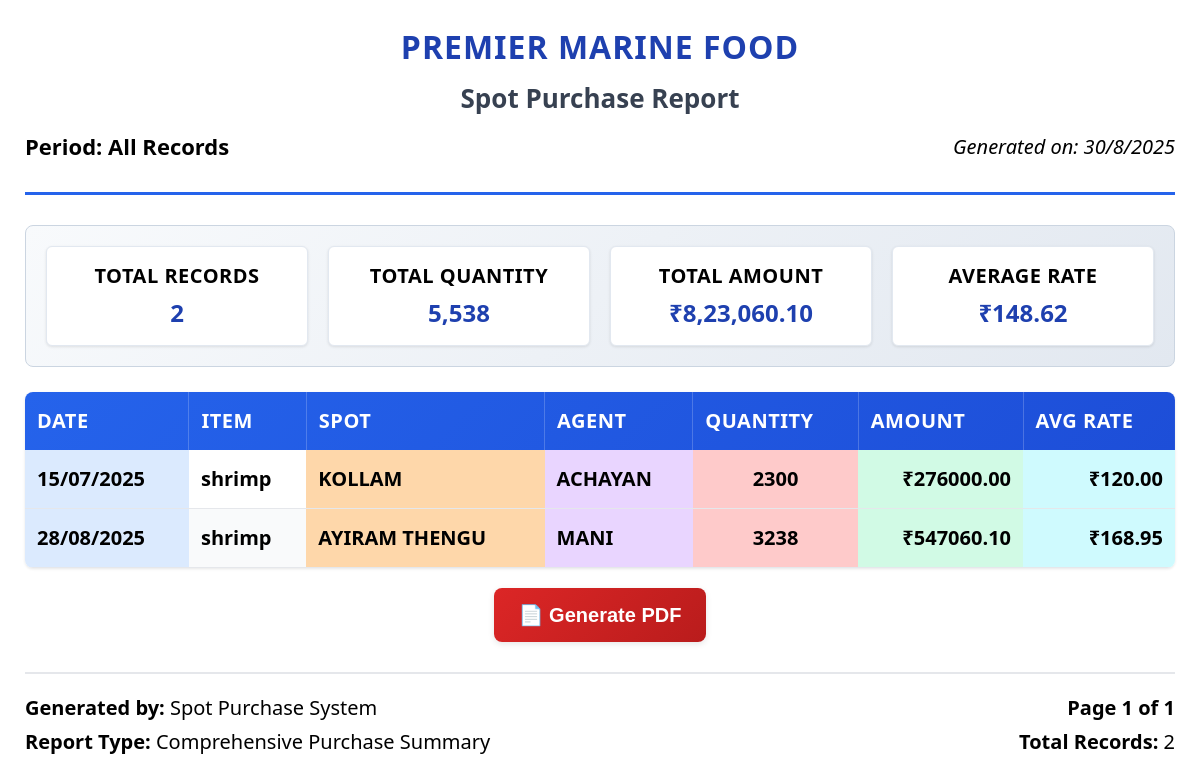
Page /adminapp/spot/purchase/report/print/ on the committed database.
### adminapp/models.py (models this page shows, shortened)
class BaseModel(models.Model):
    id = models.CharField(
        primary_key=True,
        max_length=4,
        editable=False,
        unique=True,
        default=generate_short_id
    )
    class Meta:
        abstract = True

class SpotPurchaseItem(BaseModel):
    purchase = models.ForeignKey(SpotPurchase, on_delete=models.CASCADE, related_name='items')
    item = models.ForeignKey('Item', on_delete=models.CASCADE)
    quantity = models.DecimalField(max_digits=10, decimal_places=2)
    boxes = models.DecimalField(max_digits=10, decimal_places=2, null=True, blank=True)
    rate = models.DecimalField(max_digits=10, decimal_places=2)
    amount = models.DecimalField(max_digits=12, decimal_places=2)

### adminapp/views.py (the view, shortened to what this page needs)
# urls.py: path('spot/purchase/report/print/', views.spot_purchase_report_print, name='spot_purchase_report_print'),
def spot_purchase_report_print(request):
    items = Item.objects.all()
    spots = PurchasingSpot.objects.all()
    agents = PurchasingAgent.objects.all()
    categories = ItemCategory.objects.all()
    queryset = SpotPurchaseItem.objects.select_related(
        "purchase", "item", "purchase__spot", "purchase__agent"
    )
    selected_items = request.GET.getlist("items")
    selected_spots = request.GET.getlist("spots")
    selected_agents = request.GET.getlist("agents")
    selected_categories = request.GET.getlist("categories")
    date_filter = request.GET.get("date_filter")
    start_date = request.GET.get("start_date")
    end_date = request.GET.get("end_date")
    if selected_items:
        queryset = queryset.filter(item__id__in=selected_items)
    if selected_spots:
        queryset = queryset.filter(purchase__spot__id__in=selected_spots)
    if selected_agents:
        queryset = queryset.filter(purchase__agent__id__in=selected_agents)
    if selected_categories:
        queryset = queryset.filter(item__category__id__in=selected_categories)
    if date_filter == "week":
        queryset = queryset.filter(purchase__date__gte=now().date() - timedelta(days=7))
    elif date_filter == "month":
        queryset = queryset.filter(purchase__date__month=now().month)
    elif date_filter == "year":
        queryset = queryset.filter(purchase__date__year=now().year)
    summary = (
        queryset.values(
            "item__name",
            "item__category__name",
            "purchase__spot__location_name",
            "purchase__agent__name",
            "purchase__date",
        )
        .annotate(
            total_quantity=Sum("quantity"),
            total_amount=Sum("amount"),
            avg_rate=Sum(F("amount"), output_field=FloatField()) / Sum(F("quantity"), output_field=FloatField()),
        )
        .order_by("purchase__date")
    )
    return render(
        request,
        "adminapp/report/spot_purchase_report_print.html",
        {
            "summary": summary,
            "start_date": start_date,
            "end_date": end_date,
            "selected_items": selected_items,
            "selected_spots": selected_spots,
            "selected_agents": selected_agents,
            "selected_categories": selected_categories,
        },
    )

### adminapp/templates/adminapp/report/spot_purchase_report_print.html (shortened to what this page needs)
<!DOCTYPE html>
<html>
<head>
</head>
<body>
    <div class="report-header">
        <div class="company-name">Premier Marine Food</div>
        <div class="report-title">Spot Purchase Report</div>
        <div class="report-info">
            <div class="date-range">
                {% if start_date and end_date %}
                    Period: {{ start_date|date:"d/m/Y" }} to {{ end_date|date:"d/m/Y" }}
                {% else %}
                    Period: All Records
                {% endif %}
            </div>
            <div class="print-date">Generated on: <span id="currentDate"></span></div>
        </div>
    </div>
    <div class="summary-stats">
        <div class="stats-grid">
            <div class="stat-item">
                <div class="stat-label">Total Records</div>
                <div class="stat-value" id="totalRecords">{{ summary|length }}</div>
            </div>
            <div class="stat-item">
                <div class="stat-label">Total Quantity</div>
                <div class="stat-value" id="totalQuantity">0</div>
            </div>
            <div class="stat-item">
                <div class="stat-label">Total Amount</div>
                <div class="stat-value" id="totalAmount">₹0.00</div>
            </div>
            <div class="stat-item">
                <div class="stat-label">Average Rate</div>
                <div class="stat-value" id="avgRate">₹0.00</div>
            </div>
        </div>
    </div>
    <table class="data-table">
        <thead>
            <tr>
                <th>Date</th>
                <th>Item</th>
                <th>Spot</th>
                <th>Agent</th>
                <th>Quantity</th>
                <th>Amount</th>
                <th>Avg Rate</th>
            </tr>
        </thead>
        <tbody id="dataTableBody">
            {% for row in summary %}
            <tr>
                <td class="date-cell">{{ row.purchase__date|date:"d/m/Y" }}</td>
                <td class="item-cell">{{ row.item__name }}</td>
                <td class="spot-cell">{{ row.purchase__spot__location_name }}</td>
                <td class="agent-cell">{{ row.purchase__agent__name }}</td>
                <td class="quantity-cell">{{ row.total_quantity|floatformat:0 }}</td>
                <td class="amount-cell">₹{{ row.total_amount|floatformat:2 }}</td>
                <td class="rate-cell">₹{{ row.avg_rate|floatformat:2 }}</td>
            </tr>
            {% empty %}
            <tr>
                <td colspan="7" class="no-data">
                    No records found matching the selected criteria.
                </td>
            </tr>
            {% endfor %}
        </tbody>
    </table>
    <div class="action-buttons">
        <button type="button" onclick="generatePDF()" class="action-btn pdf-btn">
            📄 Generate PDF
        </button>
    </div>
    <div class="report-footer">
        <div class="footer-left">
            <div><strong>Generated by:</strong> Spot Purchase System</div>
            <div><strong>Report Type:</strong> Comprehensive Purchase Summary</div>
        </div>
        <div class="footer-right">
            <div class="page-number">Page 1 of 1</div>
            <div><strong>Total Records:</strong> {{ summary|length }}</div>
        </div>
    </div>
</body>
</html>

### adminapp/templates/adminapp/report/spot_purchase_report_print.html (style rules this page uses)
* { margin: 0; padding: 0; box-sizing: border-box; }
body { padding: 25px; font-family: 'Segoe UI', Tahoma, Geneva, Verdana, sans-serif; font-size: 20px; line-height: 1.4; color: #000000; background: white; }
.report-header { text-align: center; margin-bottom: 30px; padding-bottom: 20px; border-bottom: 3px solid #2563eb; }
.company-name { font-size: 32px; font-weight: bold; color: #1e40af; margin-bottom: 10px; text-transform: uppercase; letter-spacing: 1px; }
.report-title { font-size: 26px; font-weight: 600; color: #374151; margin-bottom: 15px; }
.report-info { display: flex; justify-content: space-between; align-items: center; margin-bottom: 10px; font-size: 20px; color: #000000; }
.date-range { font-weight: 600; color: #000000; font-size: 22px; }
.print-date { font-style: italic; color: #000000; font-size: 20px; }
.summary-stats { background: linear-gradient(135deg, #f8fafc 0%, #e2e8f0 100%); padding: 20px; border-radius: 8px; margin-bottom: 25px; border: 1px solid #cbd5e1; }
.stats-grid { display: grid; grid-template-columns: repeat(auto-fit, minmax(250px, 1fr)); gap: 20px; }
.stat-item { text-align: center; padding: 15px; background: white; border-radius: 6px; border: 1px solid #e2e8f0; box-shadow: 0 1px 3px rgba(0,0,0,0.1); }
.stat-label { font-size: 20px; color: #000000; text-transform: uppercase; font-weight: 600; margin-bottom: 6px; letter-spacing: 0.5px; }
.stat-value { font-size: 24px; font-weight: bold; color: #1e40af; }
.data-table { width: 100%; border-collapse: collapse; margin-bottom: 20px; box-shadow: 0 1px 3px rgba(0,0,0,0.1); border-radius: 8px; overflow: hidden; }
.data-table thead { background: linear-gradient(135deg, #2563eb 0%, #1d4ed8 100%); color: white; }
.data-table th { padding: 15px 12px; text-align: left; font-weight: 600; font-size: 20px; text-transform: uppercase; letter-spacing: 0.5px; border-right: 1px solid rgba(255,255,255,0.2); color: white; }
.data-table th:last-child { border-right: none; }
.data-table td { padding: 15px 12px; border-bottom: 1px solid #e5e7eb; font-size: 20px; vertical-align: top; color: #000000; }
.data-table tbody tr:nth-child(even) { background-color: #f9fafb; }
.amount-cell { text-align: right; font-weight: 700; color: #059669; font-size: 22px; background-color: #d1fae5; }
.quantity-cell { text-align: center; font-weight: 700; color: #dc2626; font-size: 22px; background-color: #fecaca; }
.date-cell { font-weight: 600; color: #000000; white-space: nowrap; font-size: 20px; background-color: #dbeafe; }
.item-cell { font-weight: 700; color: #000000; font-size: 20px; }
.spot-cell { color: #7c2d12; font-weight: 600; font-size: 20px; background-color: #fed7aa; }
.agent-cell { color: #581c87; font-weight: 600; font-size: 20px; background-color: #e9d5ff; }
.rate-cell { text-align: right; font-weight: 600; color: #0891b2; font-size: 22px; background-color: #cffafe; }
.report-footer { margin-top: 30px; padding-top: 20px; border-top: 2px solid #e5e7eb; display: flex; justify-content: space-between; align-items: center; font-size: 20px; color: #000000; }
.footer-left, .footer-right { display: flex; flex-direction: column; gap: 6px; }
.footer-right { text-align: right; }
.page-number { font-weight: 600; color: #000000; font-size: 20px; }
.action-buttons { display: flex; gap: 15px; justify-content: center; margin-top: 20px; flex-wrap: wrap; }
.action-btn { padding: 15px 25px; border: none; border-radius: 8px; font-size: 20px; font-weight: 600; text-decoration: none; display: inline-flex; align-items: center; cursor: pointer; transition: all 0.3s ease; box-shadow: 0 2px 6px rgba(0,0,0,0.1); gap: 10px; }
.pdf-btn { background: linear-gradient(135deg, #dc2626, #b91c1c); color: white; }
.data-table tbody tr { animation: slideIn 0.3s ease-out; }

### rows in the picture
SpotPurchaseItem: purchase__date "28/08/2025", item__name "shrimp", purchase__spot__location_name "AYIRAM THENGU", purchase__agent__name "MANI", total_quantity "3238", total_amount "547060.10", avg_rate "168.95"

### other values in the picture
{{ summary|length }} "2"
{{ row.purchase__date|date:"d/m/Y" }} "15/07/2025"
{{ row.item__name }} "shrimp"
{{ row.purchase__spot__location_name }} "KOLLAM"
{{ row.purchase__agent__name }} "ACHAYAN"
{{ row.total_quantity|floatformat:0 }} "2300"
{{ row.total_amount|floatformat:2 }} "276000.00"
{{ row.avg_rate|floatformat:2 }} "120.00"
